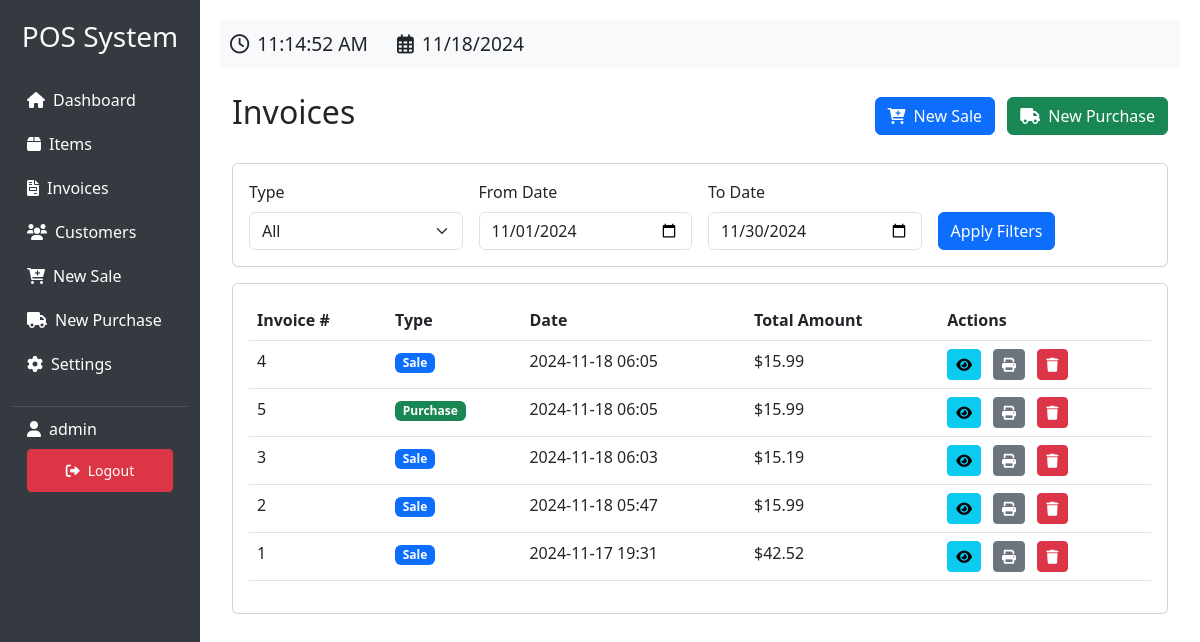
/invoices (signed in), run on the app's committed database.
### app.py (models this page shows, shortened)
class User(UserMixin, db.Model):
    id = db.Column(db.Integer, primary_key=True)
    username = db.Column(db.String(80), unique=True, nullable=False)
    password = db.Column(db.String(120), nullable=False)

class Invoice(db.Model):
    id = db.Column(db.Integer, primary_key=True)
    invoice_type = db.Column(db.String(20), nullable=False)  # 'sale' or 'purchase'
    date = db.Column(db.DateTime, nullable=False, default=datetime.utcnow)
    customer_id = db.Column(db.Integer, db.ForeignKey('customer.id'), nullable=False)
    subtotal = db.Column(db.Float, nullable=False)
    discount_percentage = db.Column(db.Float, default=0)
    discount_amount = db.Column(db.Float, default=0)
    total_amount = db.Column(db.Float, nullable=False)

### app.py (the view)
@app.route('/invoices')
@login_required
def invoices():
    invoices_list = Invoice.query.order_by(Invoice.date.desc()).all()
    return render_template('invoices.html', invoices=invoices_list)

### app.py (called while the page is built)
@login_manager.user_loader
def load_user(user_id):
    return User.query.get(int(user_id))

### templates/invoices.html (shortened to what this page needs)
{% extends "base.html" %}
{% block content %}
<div class="container-fluid">
    <div class="d-flex justify-content-between align-items-center mb-4">
        <h2>Invoices</h2>
        <div>
            <a href="{{ url_for('new_invoice', type='sale') }}" class="btn btn-primary me-2">
                <i class="fas fa-cart-plus me-2"></i>New Sale
            </a>
            <a href="{{ url_for('new_invoice', type='purchase') }}" class="btn btn-success">
                <i class="fas fa-truck me-2"></i>New Purchase
            </a>
        </div>
    </div>
    <div class="row mb-3">
        <div class="col-md-12">
            <div class="card">
                <div class="card-body">
                    <form id="filterForm" class="row g-3">
                        <div class="col-md-3">
                            <label class="form-label">Type</label>
                            <select class="form-select" id="filterType">
                                <option value="">All</option>
                            </select>
                        </div>
                        <div class="col-md-3">
                            <label class="form-label">From Date</label>
                            <input type="date" class="form-control" id="filterFromDate">
                        </div>
                        <div class="col-md-3">
                            <label class="form-label">To Date</label>
                            <input type="date" class="form-control" id="filterToDate">
                        </div>
                        <div class="col-md-3 d-flex align-items-end">
                            <button type="button" class="btn btn-primary" onclick="applyFilters()">Apply Filters</button>
                        </div>
                    </form>
                </div>
            </div>
        </div>
    </div>
    <div class="card">
        <div class="card-body">
            <div class="table-responsive">
                <table id="invoicesTable" class="table table-hover">
                    <thead>
                        <tr>
                            <th>Invoice #</th>
                            <th>Type</th>
                            <th>Date</th>
                            <th>Total Amount</th>
                            <th>Actions</th>
                        </tr>
                    </thead>
                    <tbody>
                        {% for invoice in invoices %}
                        <tr data-type="{{ invoice.invoice_type }}" data-date="{{ invoice.date.strftime('%Y-%m-%d') }}">
                            <td>{{ invoice.id }}</td>
                            <td>
                                <span class="badge {% if invoice.invoice_type == 'sale' %}bg-primary{% else %}bg-success{% endif %}">
                                    {{ invoice.invoice_type|title }}
                                </span>
                            </td>
                            <td>{{ invoice.date.strftime('%Y-%m-%d %H:%M') }}</td>
                            <td>${{ "%.2f"|format(invoice.total_amount) }}</td>
                            <td>
                                <a href="{{ url_for('view_invoice', invoice_id=invoice.id) }}" class="btn btn-sm btn-info me-2" title="View">
                                    <i class="fas fa-eye"></i>
                                </a>
                                <a href="#" onclick="window.print()" class="btn btn-sm btn-secondary me-2" title="Print">
                                    <i class="fas fa-print"></i>
                                </a>
                                <form action="{{ url_for('delete_invoice', invoice_id=invoice.id) }}" method="POST" class="d-inline">
                                    <button type="submit" class="btn btn-sm btn-danger" title="Delete" onclick="return confirm('Are you sure you want to delete this invoice?')">
                                        <i class="fas fa-trash"></i>
                                    </button>
                                </form>
                            </td>
                        </tr>
                        {% endfor %}
                    </tbody>
                </table>
            </div>
        </div>
    </div>
</div>
{% endblock %}

### templates/base.html (shortened to what this page needs)
<!DOCTYPE html>
<html lang="en">
<head>
    <link href="https://cdn.jsdelivr.net/npm/bootstrap@5.3.0/dist/css/bootstrap.min.css" rel="stylesheet">
    <link href="https://cdnjs.cloudflare.com/ajax/libs/font-awesome/6.0.0/css/all.min.css" rel="stylesheet">
</head>
<body>
    {% if current_user.is_authenticated %}
    <div class="container-fluid">
        <div class="row">
            <div class="col-md-2 sidebar">
                <h3 class="text-light text-center mb-4">POS System</h3>
                <a href="{{ url_for('dashboard') }}"><i class="fas fa-home me-2"></i>Dashboard</a>
                <a href="{{ url_for('items') }}"><i class="fas fa-box me-2"></i>Items</a>
                <a href="{{ url_for('invoices') }}"><i class="fas fa-file-invoice me-2"></i>Invoices</a>
                <a href="{{ url_for('customers') }}"><i class="fas fa-users me-2"></i>Customers</a>
                <a href="{{ url_for('new_invoice', type='sale') }}"><i class="fas fa-cart-plus me-2"></i>New Sale</a>
                <a href="{{ url_for('new_invoice', type='purchase') }}"><i class="fas fa-truck me-2"></i>New Purchase</a>
                <a href="{{ url_for('settings') }}"><i class="fas fa-cog me-2"></i>Settings</a>
                <div class="user-info">
                    <div class="d-flex align-items-center mb-2">
                        <i class="fas fa-user me-2"></i>
                        <span>{{ current_user.username }}</span>
                    </div>
                    <a href="{{ url_for('logout') }}" class="btn btn-danger btn-sm w-100">
                        <i class="fas fa-sign-out-alt me-2"></i>Logout
                    </a>
                </div>
            </div>
            <div class="col-md-10 main-content">
                <div class="clock-container mb-4">
                    <i class="far fa-clock me-2"></i><span id="clock"></span>
                    <i class="far fa-calendar-alt ms-4 me-2"></i><span id="date"></span>
                </div>
                {% block content %}{% endblock %}
            </div>
        </div>
    </div>
    {% else %}
        {% block auth_content %}{% endblock %}
    {% endif %}
</body>
</html>

### templates/base.html (style rules this page uses)
.clock-container { font-size: 1.2rem; padding: 10px; background-color: #f8f9fa; border-radius: 5px; }
.sidebar { min-height: 100vh; background-color: #343a40; padding-top: 20px; }
.sidebar a { color: #fff; text-decoration: none; padding: 10px 15px; display: block; }
.main-content { padding: 20px; }
.user-info { color: #fff; padding: 10px 15px; border-top: 1px solid #495057; margin-top: 20px; }

### data on the page
User: username "admin"
Invoice: id "4", invoice_type "Sale", date "2024-11-18 06:05", total_amount "15.99"
Invoice: id "5", invoice_type "Purchase", date "2024-11-18 06:05", total_amount "15.99"
Invoice: id "3", invoice_type "Sale", date "2024-11-18 06:03", total_amount "15.19"
Invoice: id "2", invoice_type "Sale", date "2024-11-18 05:47", total_amount "15.99"
Invoice: id "1", invoice_type "Sale", date "2024-11-17 19:31", total_amount "42.52"
